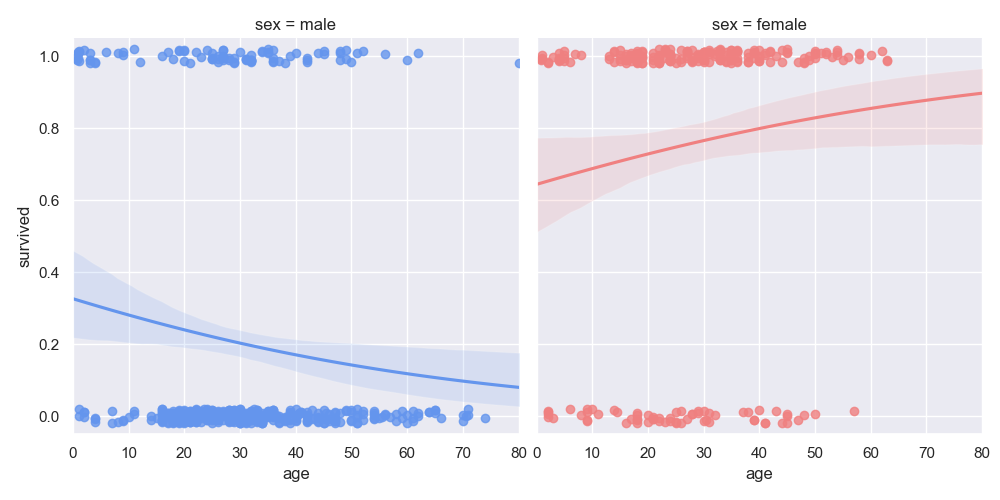

This chart was generated by the following Python code:
# 引入所需库
import seaborn as sns
import matplotlib.pyplot as plt


# 设置图大小
f, ax = plt.subplots(figsize=(6, 6))
# 将主题设置为暗色网格风格
sns.set_theme(style="darkgrid")

# 加载示例数据集
df = sns.load_dataset("titanic")

# 定义了一个颜色映射
pal = dict(male="#6495ED", female="#F08080")
# 绘制了一个线性回归模型
g = sns.lmplot(x="age", y="survived", col="sex", hue="sex", data=df,
               palette=pal, y_jitter=.02, logistic=True, truncate=False)
# 设置 x 轴和 y 轴的范围
g.set(xlim=(0, 80), ylim=(-.05, 1.05))

plt.show()
